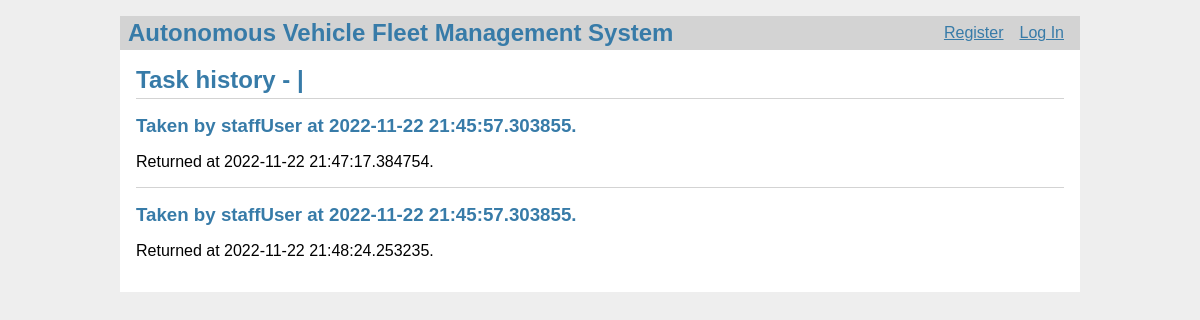
/vehicles/task_history?vid=2, run on the app's committed database.
### models.py (models this page shows, shortened)
class VehicleTask(db.Model):
    id = db.Column(db.Integer, primary_key=True)
    vehicle_id = db.Column(db.Integer, nullable=False)
    user_id = db.Column(db.Integer, nullable=False)
    completed = db.Column(db.Boolean, unique=False,
                          nullable=False, default=False)
    start_time = db.Column(db.DateTime, nullable=False)
    end_time = db.Column(db.DateTime, nullable=True)

class User(db.Model):
    id = db.Column(db.Integer, primary_key=True)
    username = db.Column(db.String(80), unique=True, nullable=False)
    password = db.Column(db.String(80), unique=True, nullable=False)
    role = db.Column(db.String(80), unique=False, nullable=False)

### vehicles.py (the view)
@bp.route('/task_history', methods=('GET', 'POST'))
def task_history():
    vid = request.args.get('vid')
    vehicle = Vehicle.query.filter_by(id=vid).first()
    tasks = VehicleTask.query.filter_by(vehicle_id=vid).all()
    users = {
        user.id: user for user in
        User.query.filter(User.id.in_(
            [task.user_id for task in tasks]
        )).all()
    }
    return render_template('vehicles/task_history.html', vehicle=vehicle, tasks=tasks, users=users)

### auth.py (called while the page is built)
@bp.before_app_request
def load_logged_in_user():
    user_id = session.get('user_id')
    if user_id is None:
        g.user = None
    else:
        g.user = User.query.filter_by(id=user_id).first()

### templates/vehicles/task_history.html (shortened to what this page needs)
{% extends 'base.html' %}
{% block header %}
<h1>Task history - {% block title %}{{ vehicle.manufacturer }} | {{ vehicle.license_plate_number }}{% endblock %}</h1>
{% endblock %}
{% block content %}
{% for t in tasks %}
<article class="task">
    <header>
        <div>
            <h1>Taken by {{ users[t.user_id].username }} at {{ t.start_time }}.</h1>
            {% if t.end_time %}
            <p>Returned at {{ t.end_time }}.</p>
            {% else %}
            <p>Not yet returned.</p>
            {% endif %}
        </div>
    </header>
</article>
{% if not loop.last %}
<hr>
{% endif %}
{% endfor %}
{% endblock %}

### static/style.css (style rules this page uses)
h1 { font-family: sans-serif; color: #377ba8; margin: 1rem 0; }
hr { border: none; border-top: 1px solid lightgray; }
.content>header h1 { flex: auto; margin: 1rem 0 0.25rem 0; }

### data on the page
VehicleTask: start_time "2022-11-22 21:45:57.303855", end_time "2022-11-22 21:47:17.384754"
User: username "staffUser"
VehicleTask: start_time "2022-11-22 21:45:57.303855", end_time "2022-11-22 21:48:24.253235"
